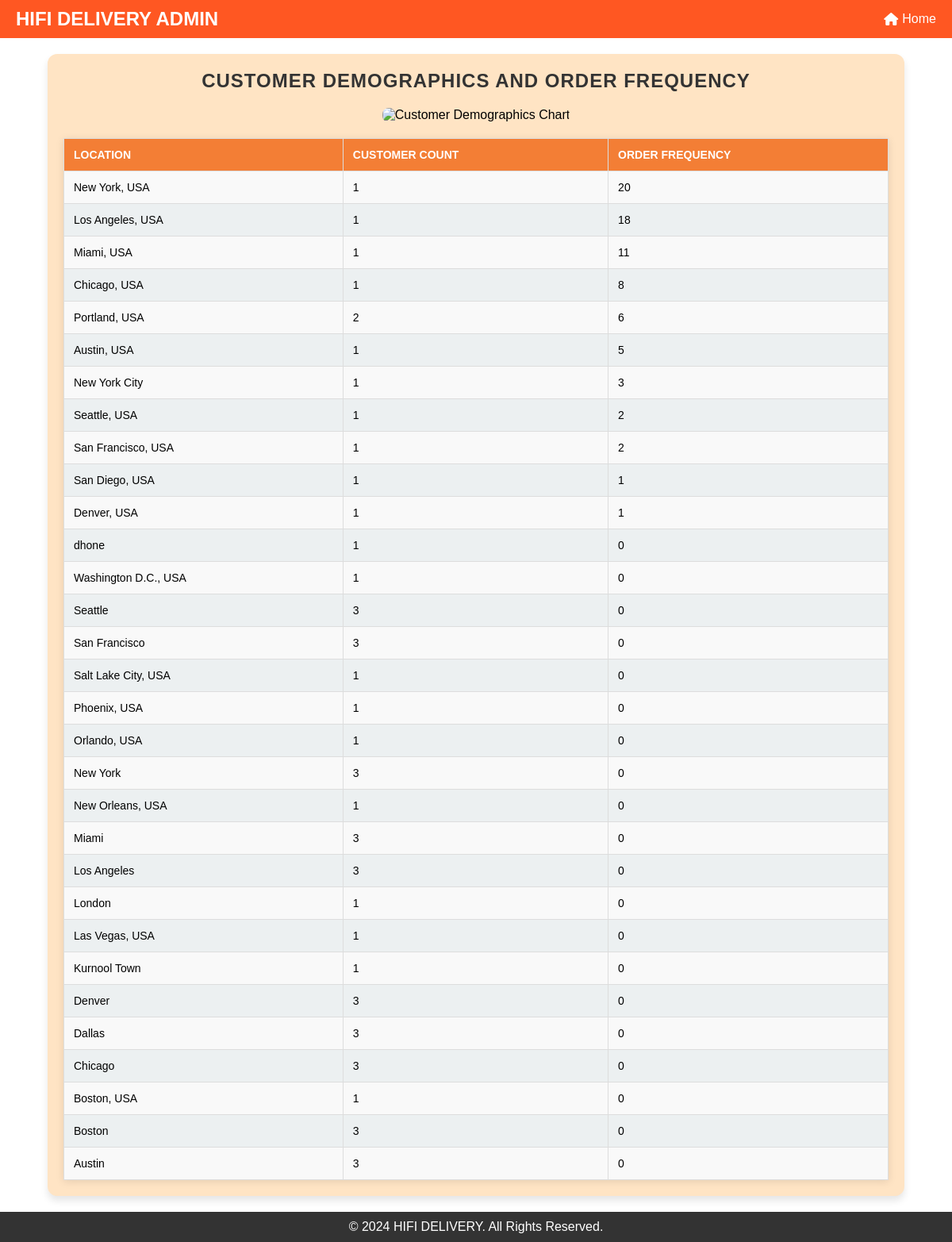
Page /customer_demographics on the committed database.
### tables this page shows
CREATE TABLE "users" (
	"id"	INTEGER,
	"username"	TEXT NOT NULL UNIQUE,
	"email"	TEXT NOT NULL UNIQUE,
	"password"	TEXT NOT NULL,
	"role"	TEXT NOT NULL,
	"location"	TEXT,
	"contact"	TEXT,
	"approved"	INTEGER NOT NULL DEFAULT 0,
	PRIMARY KEY("id" AUTOINCREMENT)
);

### mergedapp.py (the view)
@app.route('/customer_demographics', methods=['GET'])
def customer_demographics():
    try:
        with get_db_connection() as conn:
            cursor = conn.cursor()
            cursor.execute('''
                SELECT
                    location,
                    COUNT(DISTINCT id) AS customer_count,
                    COUNT(o.orderId) AS order_frequency
                FROM users u
                LEFT JOIN Orders_Analysis o ON u.username = o.customerName
                WHERE u.role = 'customer'
                GROUP BY location
                ORDER BY order_frequency DESC
            ''')
            demographics_data = [
                {"location": row["location"], "customer_count": row["customer_count"], "order_frequency": row["order_frequency"]}
                for row in cursor.fetchall()
            ]
        locations = [row['location'] for row in demographics_data]
        customer_counts = [row['customer_count'] for row in demographics_data]
        order_frequencies = [row['order_frequency'] for row in demographics_data]
        fig, ax = plt.subplots(figsize=(10, 6))
        bar_width = 0.4
        index = range(len(locations))
        ax.bar(index, customer_counts, bar_width, label='Customer Count', color='skyblue')
        ax.bar([i + bar_width for i in index], order_frequencies, bar_width, label='Order Frequency', color='orange')
        ax.set_xlabel('Locations', fontsize=12)
        ax.set_ylabel('Count', fontsize=12)
        ax.set_title('Customer Demographics and Order Frequency by Location', fontsize=14)
        ax.set_xticks([i + bar_width / 2 for i in index])
        ax.set_xticklabels(locations, rotation=45, ha='right', fontsize=10)
        ax.legend()
        chart_filename = f"customer_demographics_chart_{datetime.now().strftime('%Y%m%d%H%M%S')}.png"
        chart_path = os.path.join(app.config['IMAGE_FOLDER'], chart_filename)
        plt.tight_layout()
        plt.savefig(chart_path)
        plt.close()
    except sqlite3.Error as e:
        flash(f"Database error: {e}", "danger")
        demographics_data = []
        chart_filename = None
    return render_template('customerdemographics.html', demographics_data=demographics_data, chart_filename=chart_filename)

### mergedapp.py (called while the page is built)
def get_db_connection():
    conn = sqlite3.connect(DATABASE)  # Timeout to avoid lock
    conn.row_factory = sqlite3.Row
    return conn

### templates/customerdemographics.html (shortened to what this page needs)
<!DOCTYPE html>
<html lang="en">
<head>
    <link href="https://cdnjs.cloudflare.com/ajax/libs/font-awesome/6.5.0/css/all.min.css" rel="stylesheet">
</head>
<body>
    <header>
        <div class="logo">HIFI DELIVERY ADMIN</div>
        <nav>
            <ul>
                <li><a href="{{ url_for('admin') }}"><i class="fa-solid fa-house"></i> Home</a></li>
            </ul>
        </nav>
    </header>
    <main>
        <section class="table-container">
            <h1>Customer Demographics and Order Frequency</h1>
            {% if chart_filename %}
            <div style="text-align: center; margin-bottom: 20px;">
                <img src="{{ url_for('static', filename='images/' + chart_filename) }}" alt="Customer Demographics Chart" style="max-width: 100%; height: auto; border-radius: 8px;">
            </div>
            {% endif %}
            <table>
                <thead>
                    <tr>
                        <th>Location</th>
                        <th>Customer Count</th>
                        <th>Order Frequency</th>
                    </tr>
                </thead>
                <tbody>
                    {% for row in demographics_data %}
                    <tr>
                        <td>{{ row['location'] }}</td>
                        <td>{{ row['customer_count'] }}</td>
                        <td>{{ row['order_frequency'] }}</td>
                    </tr>
                    {% endfor %}
                </tbody>
            </table>
        </section>
    </main>
    <footer>
        <p>&copy; 2024 HIFI DELIVERY. All Rights Reserved.</p>
    </footer>
</body>
</html>

### templates/customerdemographics.html (style rules this page uses)
* { margin: 0; padding: 0; box-sizing: border-box; font-family: Arial, sans-serif; }
body { display: flex; flex-direction: column; min-height: 100vh; margin: 0; }
main { flex: 1; }
footer { background-color: #333; color: white; text-align: center; padding: 10px 0; }
header { background: #ff5722; color: white; padding: 10px 20px; display: flex; justify-content: space-between; align-items: center; flex-wrap: wrap; }
header .logo { font-size: 1.5rem; font-weight: bold; }
header nav ul { list-style: none; display: flex; gap: 15px; flex-wrap: wrap; }
header nav ul li a { color: white; text-decoration: none; display: flex; align-items: center; }
header nav ul li a i { margin-right: 5px; }
.table-container { background-color: #ffe4c4; padding: 20px; border-radius: 12px; box-shadow: 0 6px 10px rgba(0, 0, 0, 0.1); margin: 20px auto; width: 90%; max-width: 1100px; }
h1 { font-family: 'Arial', sans-serif; font-size: 24px; font-weight: bold; color: #333; text-align: center; text-transform: uppercase; letter-spacing: 1px; margin-bottom: 20px; }
table { width: 100%; border-collapse: collapse; background-color: #fff; box-shadow: 0 2px 10px rgba(0, 0, 0, 0.1); }
th, td { border: 1px solid #ddd; padding: 12px; text-align: left; font-size: 14px; }
th { background-color: rgb(243, 126, 53); color: #fff; text-transform: uppercase; }
td { background-color: #f9f9f9; }
tr:nth-child(even) td { background-color: #ecf0f1; }

### rows in the picture
users: location "New York, USA", customer_count "1", order_frequency "20"
users: location "Los Angeles, USA", customer_count "1", order_frequency "18"
users: location "Miami, USA", customer_count "1", order_frequency "11"
users: location "Chicago, USA", customer_count "1", order_frequency "8"
users: location "Austin, USA", customer_count "1", order_frequency "5"
users: location "San Francisco, USA", customer_count "1", order_frequency "2"
users: location "dhone", customer_count "1", order_frequency "0"
users: location "Washington D.C., USA", customer_count "1", order_frequency "0"
users: location "Salt Lake City, USA", customer_count "1", order_frequency "0"
users: location "Phoenix, USA", customer_count "1", order_frequency "0"
users: location "Orlando, USA", customer_count "1", order_frequency "0"
users: location "New Orleans, USA", customer_count "1", order_frequency "0"
users: location "London", customer_count "1", order_frequency "0"
users: location "Las Vegas, USA", customer_count "1", order_frequency "0"
users: location "Kurnool Town", customer_count "1", order_frequency "0"
users: location "Boston, USA", customer_count "1", order_frequency "0"

### other values in the picture
{{ row['location'] }} "Portland, USA" "New York City" "Seattle, USA" "San Diego, USA" "Denver, USA" "Seattle" "San Francisco" "New York" "Miami" "Los Angeles" "Denver" "Dallas" "Chicago" "Boston" "Austin"
{{ row['customer_count'] }} "2" "1" "1" "1" "1" "3" "3" "3" "3" "3" "3" "3" "3" "3" "3"
{{ row['order_frequency'] }} "6" "3" "2" "1" "1" "0" "0" "0" "0" "0" "0" "0" "0" "0" "0"
